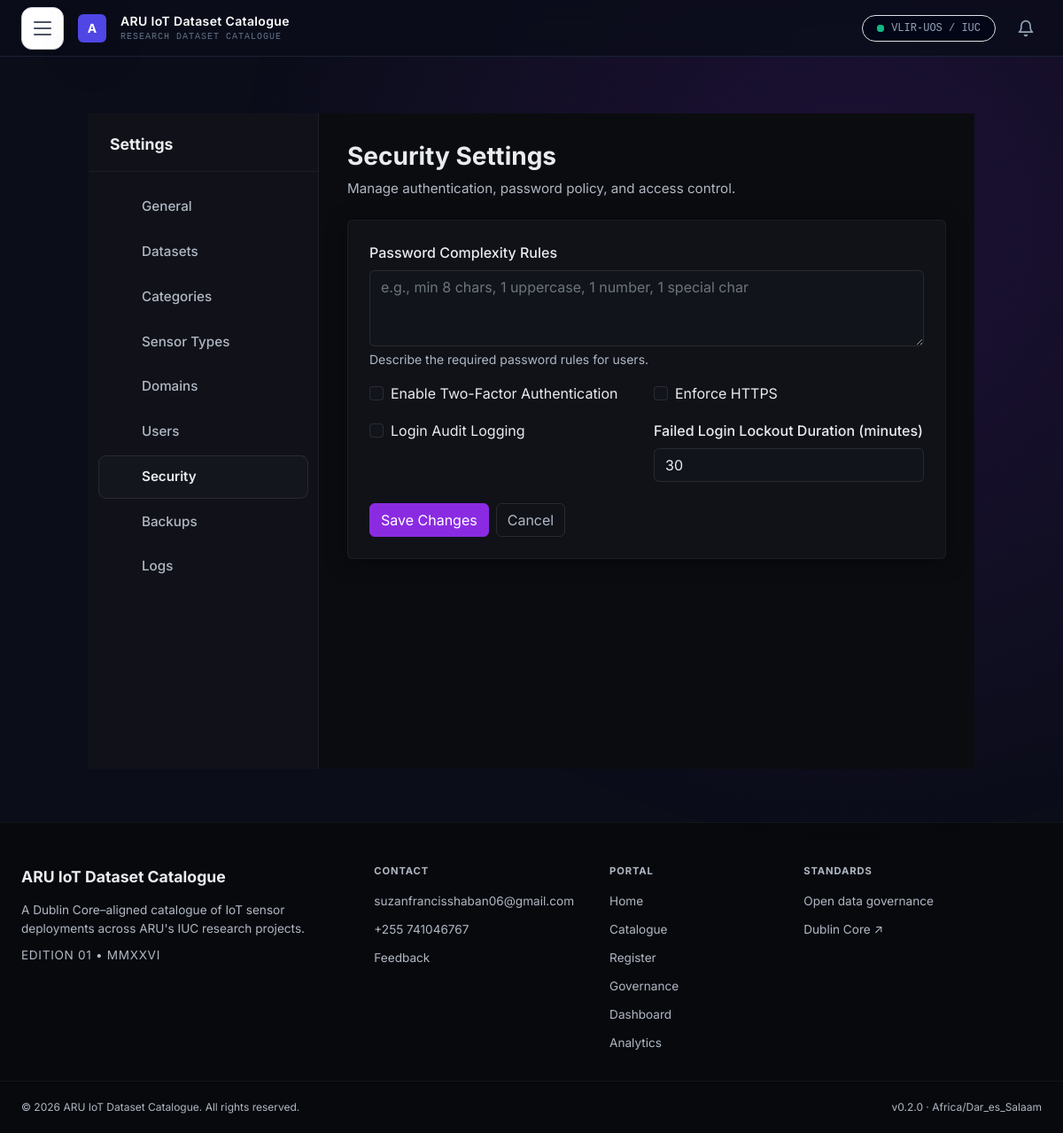
The app's page /portal-admin/settings/security/ (signed in) with its own data.
### catalogue/models.py (models this page shows, shortened)
class SystemSetting(models.Model):
    SETTING_TYPE_CHOICES = [
        ('text', 'Text'),
        ('number', 'Number'),
        ('boolean', 'Boolean'),
        ('email', 'Email'),
        ('url', 'URL'),
        ('choice', 'Choice'),
        ('file', 'File'),
    ]
    key = models.CharField(max_length=100, unique=True)
    value = models.TextField(blank=True)
    setting_type = models.CharField(max_length=20, choices=SETTING_TYPE_CHOICES, default='text')
    category = models.CharField(max_length=50, blank=True)
    description = models.TextField(blank=True)
    is_required = models.BooleanField(default=False)
    updated_at = models.DateTimeField(auto_now=True)
    class Meta:
        ordering = ['category', 'key']

### catalogue/views.py (the view)
    def wrapper(request, *args, **kwargs):
        if not request.user.is_authenticated:
            return redirect('login')
        if not (request.user.is_staff or request.user.is_superuser or getattr(request.user, 'role', None) == 'Admin'):
            return render(request, '403.html', status=403)
        return view_func(request, *args, **kwargs)

### catalogue/forms.py
class SecuritySettingsForm(forms.Form):
    password_complexity_rules = forms.CharField(
        required=False,
        widget=forms.Textarea(attrs={'class': 'form-control', 'rows': 3, 'placeholder': 'e.g., min 8 chars, 1 uppercase, 1 number, 1 special char'})
    )
    enable_two_factor_auth = forms.BooleanField(
        required=False,
        widget=forms.CheckboxInput(attrs={'class': 'form-check-input'})
    )
    https_enforcement = forms.BooleanField(
        required=False,
        widget=forms.CheckboxInput(attrs={'class': 'form-check-input'})
    )
    login_audit_logging = forms.BooleanField(
        required=False,
        widget=forms.CheckboxInput(attrs={'class': 'form-check-input'})
    )
    failed_login_lockout_duration = forms.IntegerField(
        min_value=1,
        max_value=1440,
        initial=30,
        widget=forms.NumberInput(attrs={'class': 'form-control'})
    )

### catalogue/views.py (called while the page is built)
def admin_required(view_func):
    def wrapper(request, *args, **kwargs):
        if not request.user.is_authenticated:
            return redirect('login')
        if not (request.user.is_staff or request.user.is_superuser or getattr(request.user, 'role', None) == 'Admin'):
            return render(request, '403.html', status=403)
        return view_func(request, *args, **kwargs)
    return wrapper

### iot_portal/context_processors.py (called while the page is built)
def user_timezone_auto_detected(request):
    auto_detected = False
    if request.user.is_authenticated:
        try:
            auto_detected = getattr(request.user.profile, 'time_zone_auto_detected', False)
        except Exception:
            auto_detected = False
    return {
        'user_timezone_auto_detected': auto_detected,
    }

def general_settings(request):
    from catalogue.models import SystemSetting
    settings_qs = SystemSetting.objects.filter(category='general')
    settings_map = {s.key: s.value for s in settings_qs}
    return {
        'general_settings': settings_map,
    }

### catalogue/templates/settings/security.html (shortened to what this page needs)
{% extends 'settings/base.html' %}
{% block settings_content %}
<div class="settings-page">
    <div class="settings-page-header">
        <h1 class="settings-page-title">Security Settings</h1>
        <p class="settings-page-desc">Manage authentication, password policy, and access control.</p>
    </div>
    <div class="card" style="max-width: 800px;">
        <div class="card-body">
            <form method="post">
                <div class="mb-3">
                    <label class="form-label">Password Complexity Rules</label>
                    {{ form.password_complexity_rules }}
                    <div class="form-text">Describe the required password rules for users.</div>
                </div>
                <div class="row g-3">
                    <div class="col-md-6">
                        <div class="form-check">
                            {{ form.enable_two_factor_auth }}
                            <label class="form-check-label">Enable Two-Factor Authentication</label>
                        </div>
                    </div>
                    <div class="col-md-6">
                        <div class="form-check">
                            {{ form.https_enforcement }}
                            <label class="form-check-label">Enforce HTTPS</label>
                        </div>
                    </div>
                    <div class="col-md-6">
                        <div class="form-check">
                            {{ form.login_audit_logging }}
                            <label class="form-check-label">Login Audit Logging</label>
                        </div>
                    </div>
                    <div class="col-md-6">
                        <label class="form-label">Failed Login Lockout Duration (minutes)</label>
                        {{ form.failed_login_lockout_duration }}
                    </div>
                </div>
                <div class="mt-4 d-flex gap-2">
                    <button type="submit" class="btn btn-primary">Save Changes</button>
                    <a href="{% url 'admin_settings' %}" class="btn btn-outline-secondary">Cancel</a>
                </div>
            </form>
        </div>
    </div>
</div>
{% endblock %}

### catalogue/templates/base.html (shortened to what this page needs)
{% load static socialaccount i18n humanize %}
<!DOCTYPE html>
<html lang="en" data-theme="{{ current_theme }}">
<head>
    <script src="https://cdn.tailwindcss.com"></script>
    <link rel="stylesheet" href="{% static 'css/style.css' %}?v=20260718">
    <link rel="stylesheet" href="{% static 'css/theme.css' %}?v=20260718">
    {% block extra_head %}{% endblock %}
</head>
<body class="bg-midnight-950 text-slate-300 font-sans antialiased">
    <nav class="flex justify-between items-center h-16 px-6 bg-midnight-950/80 backdrop-blur-md border-b border-slate-800/80 sticky top-0 z-50">
        <div class="flex items-center gap-3">
            <button id="hamburger-btn" aria-label="Toggle Navigation" class="hamburger-btn">
                <span class="hamburger-line"></span>
                <span class="hamburger-line"></span>
                <span class="hamburger-line"></span>
            </button>
            <div class="w-8 h-8 bg-indigo-600 rounded-md flex items-center justify-center text-white font-bold text-sm shadow-lg shadow-indigo-500/20">A</div>
            <div>
                <div class="text-white font-semibold text-sm tracking-wide">ARU IoT Dataset Catalogue</div>
                <div class="text-[10px] text-slate-500 font-mono tracking-widest uppercase">Research Dataset Catalogue</div>
            </div>
        </div>
        <div class="flex items-center gap-3">
            <span class="text-xs text-slate-400 font-mono bg-slate-950 px-3 py-1.5 rounded-full border border-slate-800 flex items-center gap-2">
                <span class="relative flex h-2 w-2">
                    <span class="relative inline-flex rounded-full h-2 w-2 bg-emerald-500"></span>
                </span>
                VLIR-UOS / IUC
            </span>
            {% if user.is_authenticated %}
            <div class="relative">
                <button id="notification-bell-btn" aria-label="Notifications" class="relative p-2 text-slate-400 hover:text-white transition-colors">
                    <svg width="20" height="20" viewBox="0 0 24 24" fill="none" stroke="currentColor" stroke-width="2" stroke-linecap="round" stroke-linejoin="round">
                        <path d="M6 8a6 6 0 0 1 12 0c0 7 3 9 3 9H3s3-2 3-9"></path>
                        <path d="M10.3 21a1.94 1.94 0 0 0 3.4 0"></path>
                    </svg>
                </button>
            </div>
            {% endif %}
        </div>
    </nav>
    <div class="container">
        {% block content %}
        {% endblock %}
    </div>
    <footer class="site-footer">
        <div class="footer-container">
            <div class="footer-col">
                <div class="footer-brand">{{ general_settings.portal_name|default:'ARU IoT Dataset Catalogue' }}</div>
                <p class="footer-desc">A Dublin Core–aligned catalogue of IoT sensor deployments across {{ general_settings.institution_name|default:"ARU" }}'s IUC research projects.</p>
                <p class="footer-edition">EDITION 01 • MMXXVI</p>
            </div>
            <div class="footer-col">
                <h4 class="footer-heading">{% trans 'Contact' %}</h4>
                <ul>
                    {% if general_settings.contact_email %}
                    <li><a href="mailto:{{ general_settings.contact_email }}">{{ general_settings.contact_email }}</a></li>
                    {% endif %}
                    {% if general_settings.contact_phone %}
                    <li><a href="tel:{{ general_settings.contact_phone }}">{{ general_settings.contact_phone }}</a></li>
                    {% endif %}
                    <li><a href="{% url 'feedback' %}">{% trans 'Feedback' %}</a></li>
                </ul>
            </div>
            <div class="footer-col">
                <h4 class="footer-heading">{% trans 'Portal' %}</h4>
                <ul>
                    <li><a href="{% url 'home' %}">{% trans 'Home' %}</a></li>
                    <li><a href="{% url 'browse_catalogue' %}">{% trans 'Catalogue' %}</a></li>
                    <li><a href="{% url 'register_dataset' %}">{% trans 'Register' %}</a></li>
                    <li><a href="{% url 'governance_policy' %}">{% trans 'Governance' %}</a></li>
                    {% if user.is_authenticated %}
                        {% if user.is_staff or user.is_superuser or user.role == 'Admin' %}
                        <li><a href="{% url 'admin_dashboard' %}">{% trans 'Dashboard' %}</a></li>
                        <li><a href="{% url 'admin_analytics_dashboard' %}">{% trans 'Analytics' %}</a></li>
                        {% endif %}
                    {% endif %}
                </ul>
            </div>
            <div class="footer-col">
                <h4 class="footer-heading">{% trans 'Standards' %}</h4>
                <ul>
                <li><a href="{% url 'governance_policy' %}">Open data governance</a></li>
                <li><a href="https://dublincore.org" target="_blank" rel="noopener">Dublin Core ↗</a></li>
                </ul>
            </div>
        </div>
        <div class="footer-bottom">
            <span>© 2026 {{ general_settings.institution_name|default:'ARU' }} IoT Dataset Catalogue. All rights reserved.</span>
            <span>v0.2.0 · {{ general_settings.time_zone|default:'Africa/Dar_es_Salaam' }}</span>
        </div>
    </footer>
</body>
</html>

### catalogue/static/css/style.css (style rules this page uses)
:root { --bg-deep: #0b0c10; --bg-surface: rgba(20, 22, 30, 0.65); --bg-surface-solid: #14161e; --border-glass: rgba(255, 255, 255, 0.05); --border-glass-strong: rgba(255, 255, 255, 0.1); --accent-purple: #8A2BE2; --accent-purple-soft: rgba(138, 43, 226, 0.15); --accent-cyan: #4D77FF; --accent-cyan-soft: rgba(77, 119, 255, 0.12); --accent-mint: #00ff9d; --accent-mint-soft: rgba(0, 255, 157, 0.12); --accent-red: #ff4d4d; --accent-gold: #ffc107; --text-primary: #e5e5e5; --text-secondary: #8f94a6; --text-muted: #5a5f70; --font-sans: 'Inter', system-ui, -apple-system, BlinkMacSystemFont, sans-serif; --font-mono: ui-monospace, SFMono-Regular, Menlo, Monaco, Consolas, monospace; --radius: 4px; --radius-pill: 9999px; }
* { margin: 0; padding: 0; box-sizing: border-box; }
html { scroll-behavior: smooth; }
body { font-family: var(--font-sans); background-color: var(--bg-deep); color: var(--text-primary); min-height: 100vh; line-height: 1.6; -webkit-font-smoothing: antialiased; position: relative; }
body::before { content: ''; position: fixed; top: 0; left: 0; width: 100%; height: 100%; background: radial-gradient(circle at 80% 20%, rgba(138, 43, 226, 0.15), transparent 50%); pointer-events: none; z-index: 0; }
a { color: var(--accent-cyan); text-decoration: none; transition: color 0.2s ease; }
.container { position: relative; z-index: 1; max-width: 1400px; margin: 0 auto; padding: 0 24px; }
.btn { display: inline-flex; align-items: center; justify-content: center; gap: 8px; padding: 10px 20px; border-radius: var(--radius); font-weight: 600; font-size: 0.875rem; cursor: pointer; border: none; font-family: var(--font-sans); transition: all 0.2s ease; }
.btn-primary { background: var(--accent-purple); color: #ffffff; }
.form-control { width: 100%; padding: 12px 14px; background: rgba(11, 12, 16, 0.5); border: 1px solid rgba(255, 255, 255, 0.08); border-radius: var(--radius); color: var(--text-primary); font-family: var(--font-sans); font-size: 0.9rem; outline: none; transition: border-color 0.2s ease; }
.form-control::placeholder { color: var(--text-muted); }
textarea.form-control { resize: vertical; min-height: 100px; }
.site-footer { background: #08090d; border-top: 1px solid var(--border-glass); padding: 48px 0 0; margin-top: 60px; }
.footer-container { max-width: 1400px; margin: 0 auto; padding: 0 24px; display: grid; grid-template-columns: 2fr 1fr 1fr 1.5fr; gap: 40px; }
.footer-col { display: flex; flex-direction: column; gap: 10px; }
.footer-brand { font-size: 1.1rem; font-weight: 700; color: var(--text-primary); margin-bottom: 4px; }
.footer-desc { font-size: 0.85rem; color: var(--text-secondary); line-height: 1.6; }
.footer-edition { font-size: 0.75rem; color: var(--text-muted); letter-spacing: 0.05em; margin-top: 8px; }
.footer-heading { font-size: 0.7rem; font-weight: 700; text-transform: uppercase; letter-spacing: 0.08em; color: var(--text-secondary); margin-bottom: 4px; }
.footer-col ul { list-style: none; padding: 0; margin: 0; display: flex; flex-direction: column; gap: 8px; }
.footer-col a { color: var(--text-secondary); font-size: 0.85rem; text-decoration: none; transition: color 0.2s ease; }
.footer-col p { font-size: 0.85rem; color: var(--text-secondary); margin: 0; line-height: 1.5; }
.footer-bottom { max-width: 1400px; margin: 0 auto; padding: 20px 24px; border-top: 1px solid var(--border-glass); display: flex; justify-content: space-between; font-size: 0.75rem; color: var(--text-muted); margin-top: 32px; }
.hamburger-btn { width: 48px; height: 48px; border-radius: 12px; border: 1px solid #D1D5DB; background: #FFFFFF; box-shadow: 0 2px 8px rgba(0, 0, 0, 0.08); cursor: pointer; display: flex; flex-direction: column; align-items: center; justify-content: center; gap: 5px; padding: 0; transition: all 0.3s ease; flex-shrink: 0; }
.hamburger-line { display: block; width: 20px; height: 2px; background: #4B5563; border-radius: 2px; transition: all 0.3s ease; transform-origin: center; }

### records on screen
SystemSetting: portal_name "ARU IoT Dataset Catalogue"
SystemSetting: institution_name "ARU"
SystemSetting: contact_email "suzanfrancisshaban06@gmail.com"
SystemSetting: contact_phone "+255 741046767"
SystemSetting: time_zone "Africa/Dar_es_Salaam"
